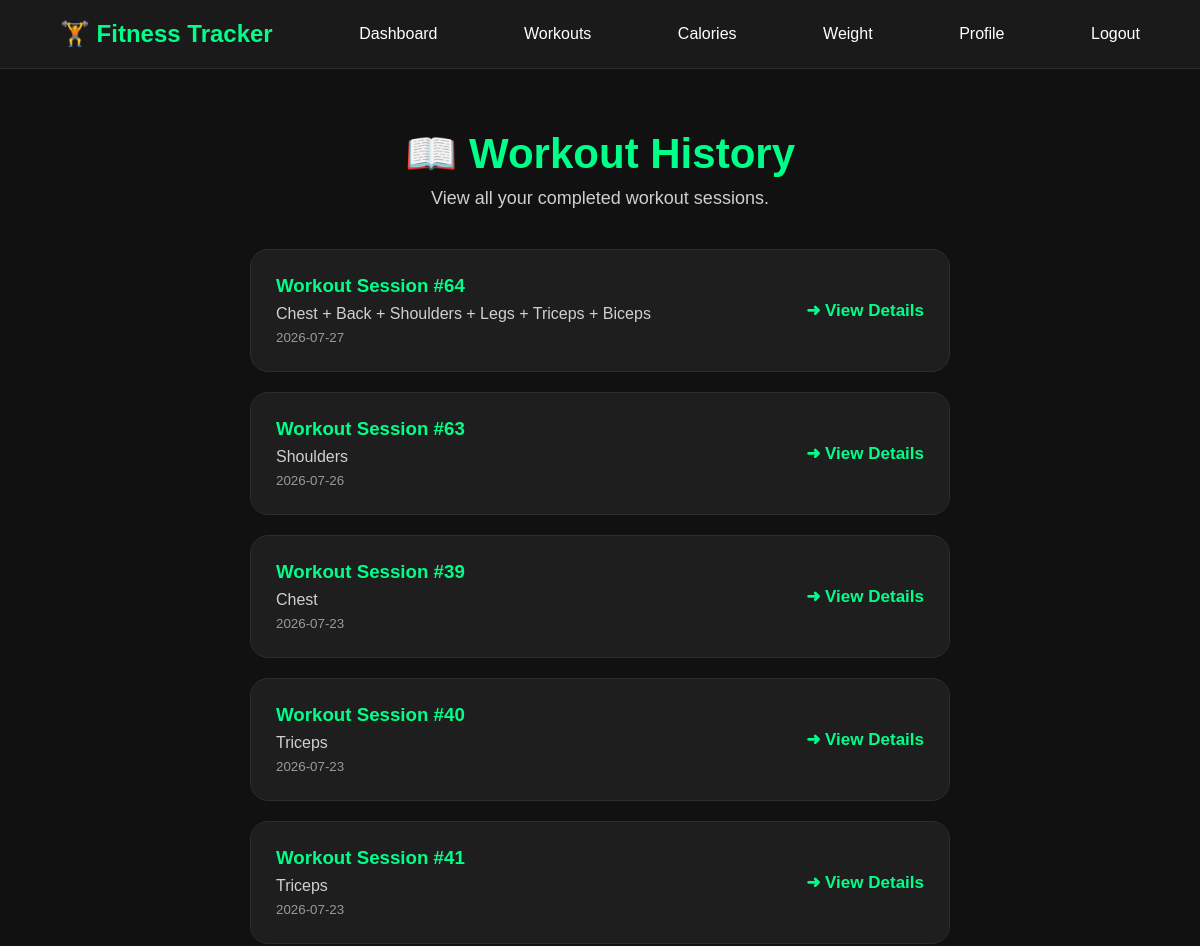
Page /workout_log (signed in, upper part) on the earlier database version.
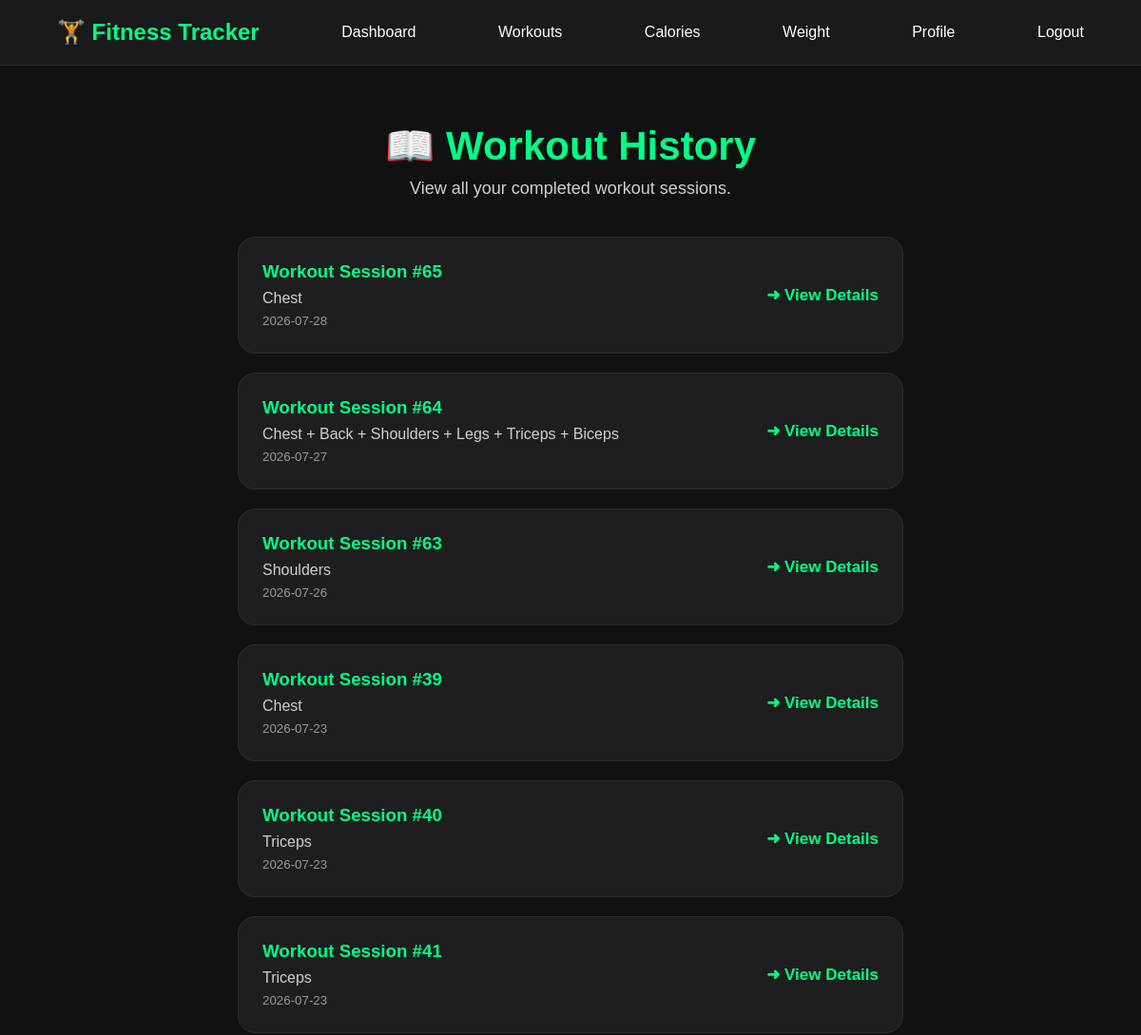
Same page on the later database version.
### tables this page shows
CREATE TABLE workout_sessions (
    id INTEGER PRIMARY KEY AUTOINCREMENT,
    user_id INTEGER NOT NULL,
    session_name TEXT,
    workout_date TEXT NOT NULL,
    notes TEXT,
    FOREIGN KEY (user_id) REFERENCES users(id)
);

### app.py (the view)
@app.route("/workout_log")
def workout_log():
    if "user_id" not in session:
        return redirect(url_for("login"))
    conn = sqlite3.connect("fitness.db")
    cursor = conn.cursor()
    cursor.execute("""
        SELECT id, session_name, workout_date
        FROM workout_sessions
        WHERE user_id = ?
        ORDER BY workout_date DESC
    """, (session["user_id"],))
    sessions = cursor.fetchall()
    conn.close()
    return render_template(
        "workout_log.html",
        sessions=sessions
    )

### templates/workout_log.html
{% extends "base.html" %}
{% block content %}
<div class="container">
    <div class="heading">
        <h2>📖 Workout History</h2>
        <p>View all your completed workout sessions.</p>
    </div>
    {% if sessions %}
        {% for session in sessions %}
        <a class="workout-log-card"
           href="{{ url_for('workout_details', session_id=session[0]) }}">
            <div>
                <h3> Workout Session #{{ session[0] }}</h3>
                <p>{{ session[1] }}</p>
                <small>{{ session[2] }}</small>
            </div>
            <div class="view-btn">
                ➜ View Details
            </div>
        </a>
        {% endfor %}
    {% else %}
        <div class="profile-card">
            <h3>No Workouts Yet</h3>
            <p>Start your first workout to see your history here.</p>
        </div>
    {% endif %}
</div>
{% endblock %}

### templates/base.html (shortened to what this page needs)
<!DOCTYPE html>
<html>
<head>
    <link
        rel="stylesheet"
        href="{{ url_for('static', filename='css/style.css') }}">
</head>
<body>
{% if session.get("user_id") %}
<nav>
    <h2>🏋 Fitness Tracker</h2>
    <a href="{{ url_for('dashboard') }}">Dashboard</a>
    <a href="{{ url_for('workout_log') }}">Workouts</a>
    <a href="{{ url_for('calorie_tracker') }}">Calories</a>
    <a href="{{ url_for('weight_graph') }}">Weight</a>
    <a href="{{ url_for('profile') }}">Profile</a>
    <a href="{{ url_for('logout') }}">Logout</a>
</nav>
<div class="nav-divider"></div>
{% endif %}
{% block content %}
{% endblock %}
</body>
</html>

### static/css/style.css (style rules this page uses)
html { scroll-behavior:smooth; }
* { margin:0; padding:0; box-sizing:border-box; font-family:Arial, Helvetica, sans-serif; }
body { background:#111; color:white; }
nav { display:flex; justify-content:space-between; align-items:center; flex-wrap:wrap; gap:20px; padding:20px 60px; background:#1a1a1a; }
nav h2 { color:#00ff88; }
nav a { color:white; text-decoration:none; margin-left:25px; transition:.3s; }
.heading { text-align:center; margin-bottom:40px; }
.heading h2 { font-size:42px; color:#00ff88; margin-bottom:10px; }
.heading p { color:#cfcfcf; font-size:18px; }
.container { width:90%; max-width:700px; margin:60px auto; }
.nav-divider { height:1px; background:#2c2c2c; }
.workout-log-card { display:flex; justify-content:space-between; align-items:center; text-decoration:none; color:white; background:#1e1e1e; border:1px solid #2d2d2d; border-radius:18px; padding:25px; margin-bottom:20px; transition:.3s; }
.workout-log-card h3 { color:#00ff88; margin-bottom:8px; }
.workout-log-card p { color:#d0d0d0; margin-bottom:5px; }
.workout-log-card small { color:#9a9a9a; }
.view-btn { color:#00ff88; font-weight:bold; font-size:17px; }

Differences in the rows shown:
added workout_sessions: id "65", session_name "Chest", workout_date "2026-07-28"
